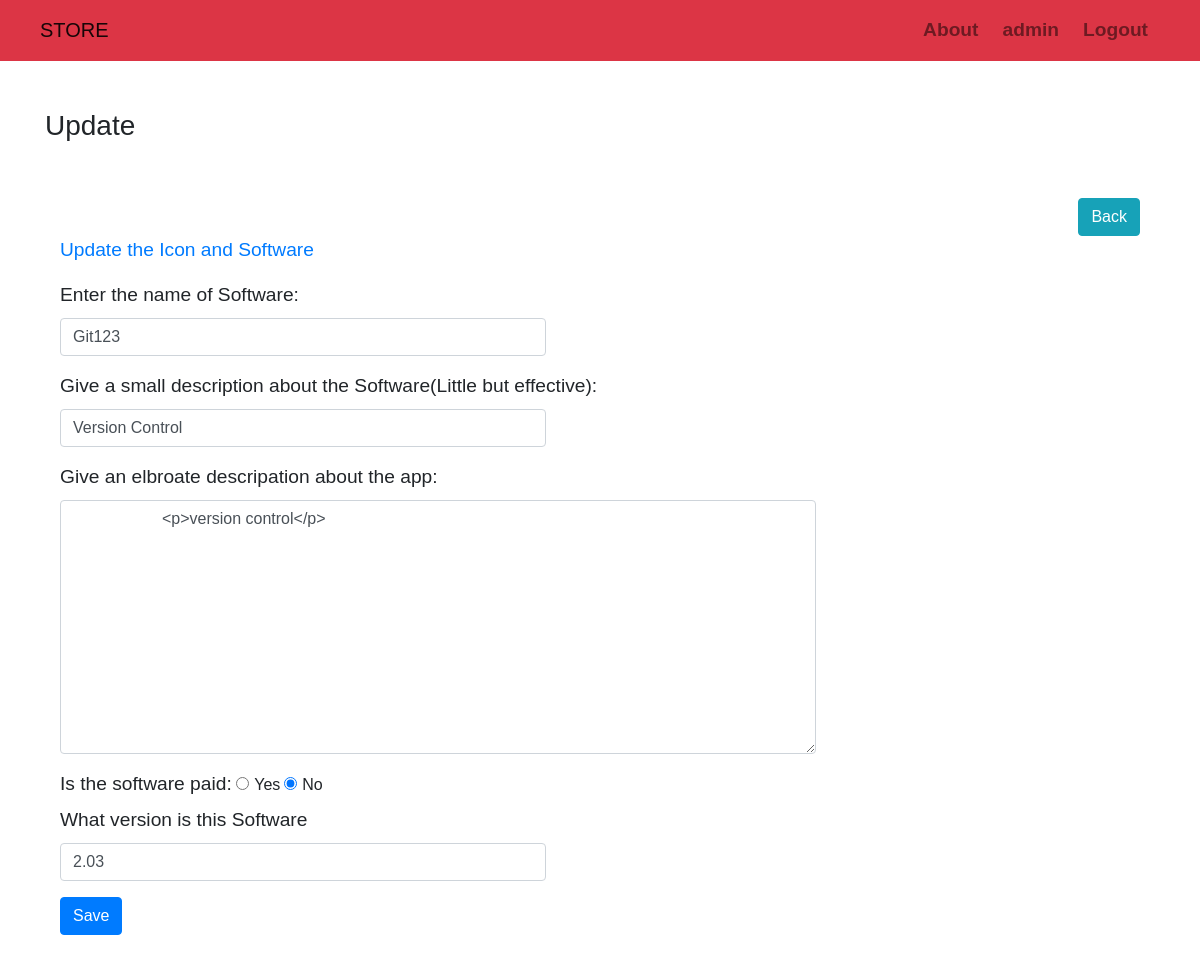
The page /admin/app/update.php?id=18 (signed in) on the database its author committed.
### tables this page shows
CREATE TABLE `apps` (
  `id` int(11) NOT NULL,
  `name` varchar(512) NOT NULL,
  `status` int(11) NOT NULL,
  `icon` varchar(148) NOT NULL,
  `small_desc` text NOT NULL,
  `desc` longtext NOT NULL,
  `price` decimal(50,2) NOT NULL,
  `free` tinyint(1) NOT NULL,
  `file` varchar(248) NOT NULL,
  `size` int(11) NOT NULL,
  `version` varchar(50) NOT NULL,
  `date` datetime NOT NULL,
  `dir` varchar(50) NOT NULL
);

### admin/app/update.php (the view, shortened to what this page needs)
<?php
require_once('../../config.php');
$id = $_GET['id'] ?? null;
$statement = $pdo->prepare('SELECT  * FROM apps WHERE  id= :id');
$statement->bindValue(':id', $id);
$statement->execute();
$apps = $statement->fetch(PDO::FETCH_ASSOC);
$name = $apps['name'];
$small_desc = $apps['small_desc'];
$desc = $apps['desc'];
$version = $apps['version'];
?>
<!doctype html>
<html lang="en">
<head>
    <link rel="stylesheet" href="../../css/bootstrap4.css">
    <link rel="stylesheet" href="https://use.fontawesome.com/releases/v5.7.0/css/all.css">
    <link rel="stylesheet" href="../../css/style.css">
</head>
<body>
    <nav class="conatiner">
        <nav class="navbar navbar-expand-lg navbar-light bg-danger  ">
            <a class="navbar-brand mx-md-4" href="../">STORE</a>
            <div class="collapse navbar-collapse" id="navbarSupportedContent">
                <ul class="navbar-nav ml-auto mr-md-4 ">
                    <li class="nav-item font-weight-bold text-size mx-md-1">
                        <a class="nav-link" href="#">About</a>
                    </li>
                    <li class="nav-item font-weight-bold text-size mx-md-1">
                        <a class="nav-link" style="cursor: pointer;" href="#"><?php echo $_SESSION["uname"]; ?></a>
                    </li>
                    <li class="nav-item font-weight-bold text-size mx-md-1">
                        <a class="nav-link" style="cursor: pointer;" href="../logout.php">Logout</a>
                    </li>
                </ul>
            </div>
        </nav>
    </nav>
    <div class="container">
        <div class="conatiner  mt-md-5">
            <h3 style='text-transform:capitalize'>Update</h3>
        </div>
        <div class="container-fluid">
            <div class='pt-5 text-md-right'>
                <a href='index.php' class='btn btn-info'>Back</a>
            </div>
            <form action="" method='post' enctype="multipart/form-data" id="updateForm">
                <div class="form-group">
                    <a href="update_icon_app.php?id=<?php echo $apps['id'] ?>" class="text-size">Update the Icon and Software</a>
                </div>
                <div class="form-group">
                    <label class="text-size" for="name">Enter the name of Software:</label>
                    <input type="text" class="form-control" id="name" value="<?php echo $name; ?>" name="name" style="width: 45%;" required>
                </div>
                <div class="form-group">
                    <label class="text-size" for="small_desc">Give a small description about the Software(Little but effective):</label>
                    <input type="text" class="form-control" id="small_desc" value="<?php echo $small_desc; ?>" name="small_desc" style="width: 45%;" required>
                </div>
                <div class="form-group">
                    <label class="text-size" for="desc">Give an elbroate descripation about the app:</label>
                    <textarea rows='10' class="form-control" id="desc" name="desc" style="width: 70%;" required>
                    <?php echo $desc; ?>
                    </textarea>
                </div>
                <div class="from-group">
                    <label class="text-size">Is the software paid:</label>
                    <div class=" form-check-inline">
                        <label class="form-check-label">
                            <input type="radio" class="form-check-input" id="free" name="free" value="1" <?php if ($apps['free'] == 1) echo "checked" ?> required>Yes
                        </label>
                        <label class="form-check-label ml-1">
                            <input type="radio" class="form-check-input" id="free1" name="free" value="0" <?php if ($apps['free'] == 0) echo "checked" ?> required>No
                        </label>
                    </div>
                </div>
                <div class="form-group">
                    <label class="text-size" for="version">What version is this Software</label>
                    <input type="text" class="form-control" id="version" name="version" value="<?php echo $version; ?>" style="width: 45%;" required>
                </div>
                <button type="submit" name="upload" class="btn btn-primary">Save</button>
            </form>
        </div>
    </div>
    <br>
    <br>
</body>

### css/style.css (style rules this page uses)
body { font-family: Solway,Verdana, Geneva, Tahoma, sans-serif; }
.text-size { font-size: 1.2rem; }

### rows shown on the page
apps: name "Git123", small_desc "Version Control", desc "<p>version control</p>", free "☐ Yes", free "☑ No", version "2.03"

### other values the page prints
$_SESSION["uname"] "admin"
